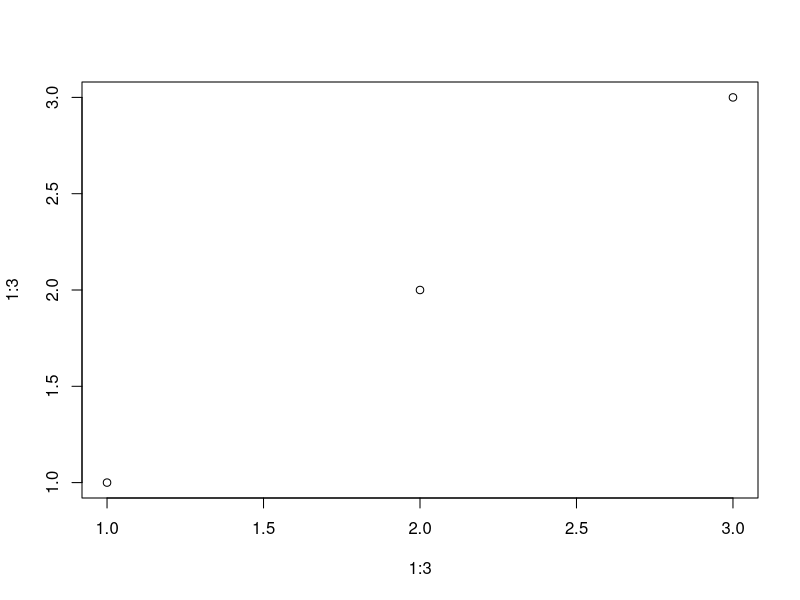

Write R code to recreate this figure.
## ---- chunk 1
knitr::opts_chunk$set(echo = TRUE)
## ---- chunk 2
plot(1:3, 1:3)
